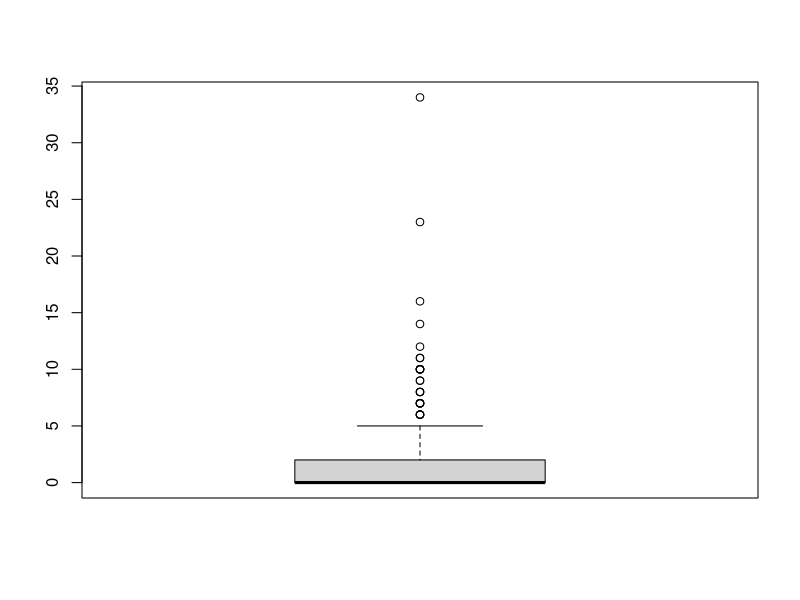
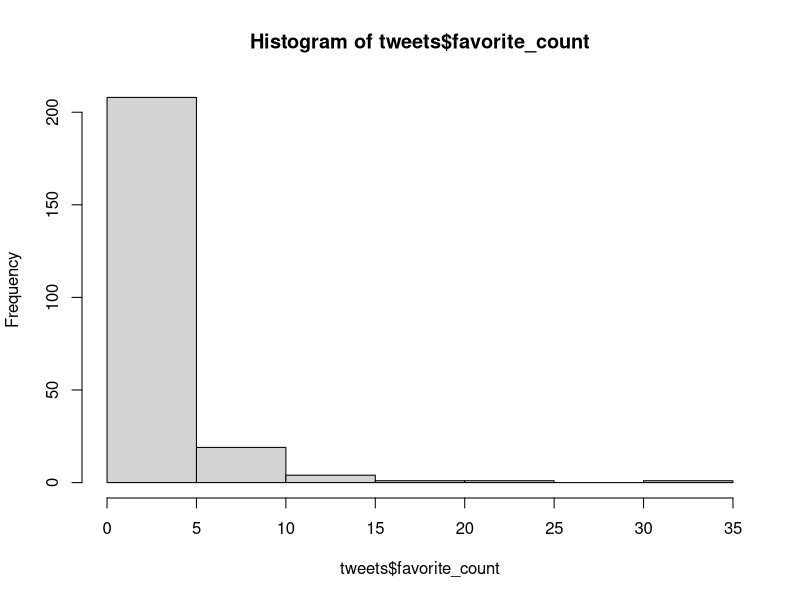

Write the R code that produced these figures, in order. (Note: this script raises an error after producing the figures.)
## ---- chunk 1
library(tidyverse)

tweets <- read_csv("data/code_clan_tweets.csv")

dim(tweets)

names(tweets)
## ---- chunk 2
boxplot(tweets$favorite_count)

hist(tweets$favorite_count)

# get the outliers 
outliers <- boxplot(tweets$favorite_count, plot=FALSE)$out


print(outliers)

#A favourite count of 35 is not to high, I, therefore, will leave outliers inside the sample
## ---- chunk 3

  tweets_filtered <- filter(tweets, is_quote != TRUE) 

  sum(as.numeric(tweets_filtered$favorite_count))

## ---- chunk 4

tweets %>% 
  group_by(media_type) %>% 
  summarise(count = n()) %>% 
  arrange(desc(count))

## ---- chunk 5
tweets %>% 
  mutate(tweet_length = str_length(text)) 
  

## ---- chunk 6
tweets_info <- read_csv("data/code_clan_info.csv")

tweets_left <- left_join(tweets, tweets_info, by = "tweet_id")
## ---- chunk 7
codeclan_hashtags <- tweets_left %>% 
                      select(tweet_id, hashtags) %>% 
                      filter()
                        
codeclan_hashtags                  
